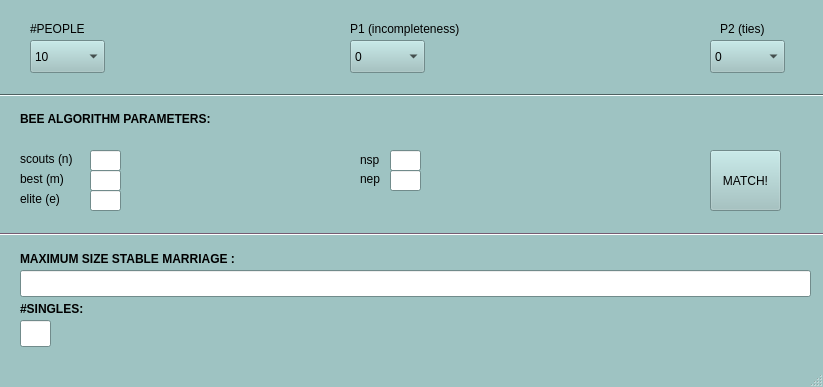
<?xml version="1.0" encoding="UTF-8"?>
<ui version="4.0">
 <class>MainWindow</class>
 <widget class="QMainWindow" name="MainWindow">
  <property name="geometry">
   <rect>
    <x>0</x>
    <y>0</y>
    <width>823</width>
    <height>387</height>
   </rect>
  </property>
  <property name="palette">
   <palette>
    <active>
     <colorrole role="WindowText">
      <brush brushstyle="SolidPattern">
       <color alpha="255">
        <red>0</red>
        <green>0</green>
        <blue>0</blue>
       </color>
      </brush>
     </colorrole>
     <colorrole role="Button">
      <brush brushstyle="SolidPattern">
       <color alpha="255">
        <red>158</red>
        <green>195</green>
        <blue>194</blue>
       </color>
      </brush>
     </colorrole>
     <colorrole role="Light">
      <brush brushstyle="SolidPattern">
       <color alpha="255">
        <red>245</red>
        <green>255</green>
        <blue>255</blue>
       </color>
      </brush>
     </colorrole>
     <colorrole role="Midlight">
      <brush brushstyle="SolidPattern">
       <color alpha="255">
        <red>201</red>
        <green>225</green>
        <blue>224</blue>
       </color>
      </brush>
     </colorrole>
     <colorrole role="Dark">
      <brush brushstyle="SolidPattern">
       <color alpha="255">
        <red>79</red>
        <green>97</green>
        <blue>97</blue>
       </color>
      </brush>
     </colorrole>
     <colorrole role="Mid">
      <brush brushstyle="SolidPattern">
       <color alpha="255">
        <red>105</red>
        <green>130</green>
        <blue>129</blue>
       </color>
      </brush>
     </colorrole>
     <colorrole role="Text">
      <brush brushstyle="SolidPattern">
       <color alpha="255">
        <red>0</red>
        <green>0</green>
        <blue>0</blue>
       </color>
      </brush>
     </colorrole>
     <colorrole role="BrightText">
      <brush brushstyle="SolidPattern">
       <color alpha="255">
        <red>255</red>
        <green>255</green>
        <blue>255</blue>
       </color>
      </brush>
     </colorrole>
     <colorrole role="ButtonText">
      <brush brushstyle="SolidPattern">
       <color alpha="255">
        <red>0</red>
        <green>0</green>
        <blue>0</blue>
       </color>
      </brush>
     </colorrole>
     <colorrole role="Base">
      <brush brushstyle="SolidPattern">
       <color alpha="255">
        <red>255</red>
        <green>255</green>
        <blue>255</blue>
       </color>
      </brush>
     </colorrole>
     <colorrole role="Window">
      <brush brushstyle="SolidPattern">
       <color alpha="255">
        <red>158</red>
        <green>195</green>
        <blue>194</blue>
       </color>
      </brush>
     </colorrole>
     <colorrole role="Shadow">
      <brush brushstyle="SolidPattern">
       <color alpha="255">
        <red>0</red>
        <green>0</green>
        <blue>0</blue>
       </color>
      </brush>
     </colorrole>
     <colorrole role="AlternateBase">
      <brush brushstyle="SolidPattern">
       <color alpha="255">
        <red>206</red>
        <green>225</green>
        <blue>224</blue>
       </color>
      </brush>
     </colorrole>
     <colorrole role="ToolTipBase">
      <brush brushstyle="SolidPattern">
       <color alpha="255">
        <red>255</red>
        <green>255</green>
        <blue>220</blue>
       </color>
      </brush>
     </colorrole>
     <colorrole role="ToolTipText">
      <brush brushstyle="SolidPattern">
       <color alpha="255">
        <red>0</red>
        <green>0</green>
        <blue>0</blue>
       </color>
      </brush>
     </colorrole>
    </active>
    <inactive>
     <colorrole role="WindowText">
      <brush brushstyle="SolidPattern">
       <color alpha="255">
        <red>0</red>
        <green>0</green>
        <blue>0</blue>
       </color>
      </brush>
     </colorrole>
     <colorrole role="Button">
      <brush brushstyle="SolidPattern">
       <color alpha="255">
        <red>158</red>
        <green>195</green>
        <blue>194</blue>
       </color>
      </brush>
     </colorrole>
     <colorrole role="Light">
      <brush brushstyle="SolidPattern">
       <color alpha="255">
        <red>245</red>
        <green>255</green>
        <blue>255</blue>
       </color>
      </brush>
     </colorrole>
     <colorrole role="Midlight">
      <brush brushstyle="SolidPattern">
       <color alpha="255">
        <red>201</red>
        <green>225</green>
        <blue>224</blue>
       </color>
      </brush>
     </colorrole>
     <colorrole role="Dark">
      <brush brushstyle="SolidPattern">
       <color alpha="255">
        <red>79</red>
        <green>97</green>
        <blue>97</blue>
       </color>
      </brush>
     </colorrole>
     <colorrole role="Mid">
      <brush brushstyle="SolidPattern">
       <color alpha="255">
        <red>105</red>
        <green>130</green>
        <blue>129</blue>
       </color>
      </brush>
     </colorrole>
     <colorrole role="Text">
      <brush brushstyle="SolidPattern">
       <color alpha="255">
        <red>0</red>
        <green>0</green>
        <blue>0</blue>
       </color>
      </brush>
     </colorrole>
     <colorrole role="BrightText">
      <brush brushstyle="SolidPattern">
       <color alpha="255">
        <red>255</red>
        <green>255</green>
        <blue>255</blue>
       </color>
      </brush>
     </colorrole>
     <colorrole role="ButtonText">
      <brush brushstyle="SolidPattern">
       <color alpha="255">
        <red>0</red>
        <green>0</green>
        <blue>0</blue>
       </color>
      </brush>
     </colorrole>
     <colorrole role="Base">
      <brush brushstyle="SolidPattern">
       <color alpha="255">
        <red>255</red>
        <green>255</green>
        <blue>255</blue>
       </color>
      </brush>
     </colorrole>
     <colorrole role="Window">
      <brush brushstyle="SolidPattern">
       <color alpha="255">
        <red>158</red>
        <green>195</green>
        <blue>194</blue>
       </color>
      </brush>
     </colorrole>
     <colorrole role="Shadow">
      <brush brushstyle="SolidPattern">
       <color alpha="255">
        <red>0</red>
        <green>0</green>
        <blue>0</blue>
       </color>
      </brush>
     </colorrole>
     <colorrole role="AlternateBase">
      <brush brushstyle="SolidPattern">
       <color alpha="255">
        <red>206</red>
        <green>225</green>
        <blue>224</blue>
       </color>
      </brush>
     </colorrole>
     <colorrole role="ToolTipBase">
      <brush brushstyle="SolidPattern">
       <color alpha="255">
        <red>255</red>
        <green>255</green>
        <blue>220</blue>
       </color>
      </brush>
     </colorrole>
     <colorrole role="ToolTipText">
      <brush brushstyle="SolidPattern">
       <color alpha="255">
        <red>0</red>
        <green>0</green>
        <blue>0</blue>
       </color>
      </brush>
     </colorrole>
    </inactive>
    <disabled>
     <colorrole role="WindowText">
      <brush brushstyle="SolidPattern">
       <color alpha="255">
        <red>79</red>
        <green>97</green>
        <blue>97</blue>
       </color>
      </brush>
     </colorrole>
     <colorrole role="Button">
      <brush brushstyle="SolidPattern">
       <color alpha="255">
        <red>158</red>
        <green>195</green>
        <blue>194</blue>
       </color>
      </brush>
     </colorrole>
     <colorrole role="Light">
      <brush brushstyle="SolidPattern">
       <color alpha="255">
        <red>245</red>
        <green>255</green>
        <blue>255</blue>
       </color>
      </brush>
     </colorrole>
     <colorrole role="Midlight">
      <brush brushstyle="SolidPattern">
       <color alpha="255">
        <red>201</red>
        <green>225</green>
        <blue>224</blue>
       </color>
      </brush>
     </colorrole>
     <colorrole role="Dark">
      <brush brushstyle="SolidPattern">
       <color alpha="255">
        <red>79</red>
        <green>97</green>
        <blue>97</blue>
       </color>
      </brush>
     </colorrole>
     <colorrole role="Mid">
      <brush brushstyle="SolidPattern">
       <color alpha="255">
        <red>105</red>
        <green>130</green>
        <blue>129</blue>
       </color>
      </brush>
     </colorrole>
     <colorrole role="Text">
      <brush brushstyle="SolidPattern">
       <color alpha="255">
        <red>79</red>
        <green>97</green>
        <blue>97</blue>
       </color>
      </brush>
     </colorrole>
     <colorrole role="BrightText">
      <brush brushstyle="SolidPattern">
       <color alpha="255">
        <red>255</red>
        <green>255</green>
        <blue>255</blue>
       </color>
      </brush>
     </colorrole>
     <colorrole role="ButtonText">
      <brush brushstyle="SolidPattern">
       <color alpha="255">
        <red>79</red>
        <green>97</green>
        <blue>97</blue>
       </color>
      </brush>
     </colorrole>
     <colorrole role="Base">
      <brush brushstyle="SolidPattern">
       <color alpha="255">
        <red>158</red>
        <green>195</green>
        <blue>194</blue>
       </color>
      </brush>
     </colorrole>
     <colorrole role="Window">
      <brush brushstyle="SolidPattern">
       <color alpha="255">
        <red>158</red>
        <green>195</green>
        <blue>194</blue>
       </color>
      </brush>
     </colorrole>
     <colorrole role="Shadow">
      <brush brushstyle="SolidPattern">
       <color alpha="255">
        <red>0</red>
        <green>0</green>
        <blue>0</blue>
       </color>
      </brush>
     </colorrole>
     <colorrole role="AlternateBase">
      <brush brushstyle="SolidPattern">
       <color alpha="255">
        <red>158</red>
        <green>195</green>
        <blue>194</blue>
       </color>
      </brush>
     </colorrole>
     <colorrole role="ToolTipBase">
      <brush brushstyle="SolidPattern">
       <color alpha="255">
        <red>255</red>
        <green>255</green>
        <blue>220</blue>
       </color>
      </brush>
     </colorrole>
     <colorrole role="ToolTipText">
      <brush brushstyle="SolidPattern">
       <color alpha="255">
        <red>0</red>
        <green>0</green>
        <blue>0</blue>
       </color>
      </brush>
     </colorrole>
    </disabled>
   </palette>
  </property>
  <property name="windowTitle">
   <string>MainWindow</string>
  </property>
  <property name="autoFillBackground">
   <bool>true</bool>
  </property>
  <widget class="QWidget" name="centralWidget">
   <widget class="QComboBox" name="comboBox">
    <property name="geometry">
     <rect>
      <x>30</x>
      <y>40</y>
      <width>75</width>
      <height>33</height>
     </rect>
    </property>
    <property name="editable">
     <bool>false</bool>
    </property>
    <item>
     <property name="text">
      <string>10</string>
     </property>
    </item>
    <item>
     <property name="text">
      <string>20</string>
     </property>
    </item>
    <item>
     <property name="text">
      <string>30</string>
     </property>
    </item>
    <item>
     <property name="text">
      <string>50</string>
     </property>
    </item>
   </widget>
   <widget class="QLabel" name="label">
    <property name="geometry">
     <rect>
      <x>30</x>
      <y>20</y>
      <width>54</width>
      <height>17</height>
     </rect>
    </property>
    <property name="text">
     <string>#PEOPLE</string>
    </property>
   </widget>
   <widget class="QLabel" name="label_2">
    <property name="geometry">
     <rect>
      <x>350</x>
      <y>20</y>
      <width>121</width>
      <height>17</height>
     </rect>
    </property>
    <property name="text">
     <string>P1 (incompleteness)</string>
    </property>
   </widget>
   <widget class="QLabel" name="label_3">
    <property name="geometry">
     <rect>
      <x>720</x>
      <y>20</y>
      <width>54</width>
      <height>17</height>
     </rect>
    </property>
    <property name="text">
     <string>P2 (ties)</string>
    </property>
   </widget>
   <widget class="QComboBox" name="comboBox_2">
    <property name="geometry">
     <rect>
      <x>350</x>
      <y>40</y>
      <width>75</width>
      <height>33</height>
     </rect>
    </property>
    <item>
     <property name="text">
      <string>0</string>
     </property>
    </item>
    <item>
     <property name="text">
      <string>0.1</string>
     </property>
    </item>
    <item>
     <property name="text">
      <string>0.2</string>
     </property>
    </item>
    <item>
     <property name="text">
      <string>0.3</string>
     </property>
    </item>
    <item>
     <property name="text">
      <string>0.4</string>
     </property>
    </item>
    <item>
     <property name="text">
      <string>0.5</string>
     </property>
    </item>
    <item>
     <property name="text">
      <string>0.6</string>
     </property>
    </item>
    <item>
     <property name="text">
      <string>0.7</string>
     </property>
    </item>
    <item>
     <property name="text">
      <string>0.8</string>
     </property>
    </item>
    <item>
     <property name="text">
      <string>0.9</string>
     </property>
    </item>
    <item>
     <property name="text">
      <string>1</string>
     </property>
    </item>
   </widget>
   <widget class="Line" name="line">
    <property name="geometry">
     <rect>
      <x>-10</x>
      <y>70</y>
      <width>871</width>
      <height>51</height>
     </rect>
    </property>
    <property name="autoFillBackground">
     <bool>false</bool>
    </property>
    <property name="orientation">
     <enum>Qt::Horizontal</enum>
    </property>
   </widget>
   <widget class="QLabel" name="label_4">
    <property name="geometry">
     <rect>
      <x>20</x>
      <y>110</y>
      <width>191</width>
      <height>17</height>
     </rect>
    </property>
    <property name="font">
     <font>
      <weight>75</weight>
      <bold>true</bold>
     </font>
    </property>
    <property name="text">
     <string>BEE ALGORITHM PARAMETERS:</string>
    </property>
   </widget>
   <widget class="QLabel" name="label_5">
    <property name="geometry">
     <rect>
      <x>20</x>
      <y>150</y>
      <width>61</width>
      <height>17</height>
     </rect>
    </property>
    <property name="text">
     <string>scouts (n)</string>
    </property>
   </widget>
   <widget class="QLabel" name="label_6">
    <property name="geometry">
     <rect>
      <x>20</x>
      <y>170</y>
      <width>54</width>
      <height>17</height>
     </rect>
    </property>
    <property name="text">
     <string>best (m)</string>
    </property>
   </widget>
   <widget class="QLabel" name="label_7">
    <property name="geometry">
     <rect>
      <x>20</x>
      <y>190</y>
      <width>54</width>
      <height>17</height>
     </rect>
    </property>
    <property name="text">
     <string>elite (e)</string>
    </property>
   </widget>
   <widget class="QLabel" name="label_8">
    <property name="geometry">
     <rect>
      <x>360</x>
      <y>150</y>
      <width>21</width>
      <height>20</height>
     </rect>
    </property>
    <property name="text">
     <string>nsp</string>
    </property>
   </widget>
   <widget class="QLabel" name="label_9">
    <property name="geometry">
     <rect>
      <x>360</x>
      <y>170</y>
      <width>31</width>
      <height>17</height>
     </rect>
    </property>
    <property name="text">
     <string>nep</string>
    </property>
   </widget>
   <widget class="QLineEdit" name="lineEdit">
    <property name="geometry">
     <rect>
      <x>90</x>
      <y>150</y>
      <width>31</width>
      <height>21</height>
     </rect>
    </property>
   </widget>
   <widget class="QLineEdit" name="lineEdit_2">
    <property name="geometry">
     <rect>
      <x>90</x>
      <y>170</y>
      <width>31</width>
      <height>21</height>
     </rect>
    </property>
   </widget>
   <widget class="QLineEdit" name="lineEdit_3">
    <property name="geometry">
     <rect>
      <x>90</x>
      <y>190</y>
      <width>31</width>
      <height>21</height>
     </rect>
    </property>
   </widget>
   <widget class="QLineEdit" name="lineEdit_4">
    <property name="geometry">
     <rect>
      <x>390</x>
      <y>150</y>
      <width>31</width>
      <height>21</height>
     </rect>
    </property>
   </widget>
   <widget class="QLineEdit" name="lineEdit_5">
    <property name="geometry">
     <rect>
      <x>390</x>
      <y>170</y>
      <width>31</width>
      <height>21</height>
     </rect>
    </property>
   </widget>
   <widget class="Line" name="line_2">
    <property name="geometry">
     <rect>
      <x>-13</x>
      <y>209</y>
      <width>861</width>
      <height>51</height>
     </rect>
    </property>
    <property name="palette">
     <palette>
      <active>
       <colorrole role="WindowText">
        <brush brushstyle="SolidPattern">
         <color alpha="255">
          <red>0</red>
          <green>0</green>
          <blue>0</blue>
         </color>
        </brush>
       </colorrole>
       <colorrole role="Button">
        <brush brushstyle="SolidPattern">
         <color alpha="255">
          <red>235</red>
          <green>184</green>
          <blue>226</blue>
         </color>
        </brush>
       </colorrole>
       <colorrole role="Light">
        <brush brushstyle="SolidPattern">
         <color alpha="255">
          <red>255</red>
          <green>255</green>
          <blue>255</blue>
         </color>
        </brush>
       </colorrole>
       <colorrole role="Midlight">
        <brush brushstyle="SolidPattern">
         <color alpha="255">
          <red>245</red>
          <green>219</green>
          <blue>240</blue>
         </color>
        </brush>
       </colorrole>
       <colorrole role="Dark">
        <brush brushstyle="SolidPattern">
         <color alpha="255">
          <red>117</red>
          <green>92</green>
          <blue>113</blue>
         </color>
        </brush>
       </colorrole>
       <colorrole role="Mid">
        <brush brushstyle="SolidPattern">
         <color alpha="255">
          <red>157</red>
          <green>123</green>
          <blue>151</blue>
         </color>
        </brush>
       </colorrole>
       <colorrole role="Text">
        <brush brushstyle="SolidPattern">
         <color alpha="255">
          <red>0</red>
          <green>0</green>
          <blue>0</blue>
         </color>
        </brush>
       </colorrole>
       <colorrole role="BrightText">
        <brush brushstyle="SolidPattern">
         <color alpha="255">
          <red>255</red>
          <green>255</green>
          <blue>255</blue>
         </color>
        </brush>
       </colorrole>
       <colorrole role="ButtonText">
        <brush brushstyle="SolidPattern">
         <color alpha="255">
          <red>0</red>
          <green>0</green>
          <blue>0</blue>
         </color>
        </brush>
       </colorrole>
       <colorrole role="Base">
        <brush brushstyle="SolidPattern">
         <color alpha="255">
          <red>255</red>
          <green>255</green>
          <blue>255</blue>
         </color>
        </brush>
       </colorrole>
       <colorrole role="Window">
        <brush brushstyle="SolidPattern">
         <color alpha="255">
          <red>235</red>
          <green>184</green>
          <blue>226</blue>
         </color>
        </brush>
       </colorrole>
       <colorrole role="Shadow">
        <brush brushstyle="SolidPattern">
         <color alpha="255">
          <red>0</red>
          <green>0</green>
          <blue>0</blue>
         </color>
        </brush>
       </colorrole>
       <colorrole role="AlternateBase">
        <brush brushstyle="SolidPattern">
         <color alpha="255">
          <red>245</red>
          <green>219</green>
          <blue>240</blue>
         </color>
        </brush>
       </colorrole>
       <colorrole role="ToolTipBase">
        <brush brushstyle="SolidPattern">
         <color alpha="255">
          <red>255</red>
          <green>255</green>
          <blue>220</blue>
         </color>
        </brush>
       </colorrole>
       <colorrole role="ToolTipText">
        <brush brushstyle="SolidPattern">
         <color alpha="255">
          <red>0</red>
          <green>0</green>
          <blue>0</blue>
         </color>
        </brush>
       </colorrole>
      </active>
      <inactive>
       <colorrole role="WindowText">
        <brush brushstyle="SolidPattern">
         <color alpha="255">
          <red>0</red>
          <green>0</green>
          <blue>0</blue>
         </color>
        </brush>
       </colorrole>
       <colorrole role="Button">
        <brush brushstyle="SolidPattern">
         <color alpha="255">
          <red>235</red>
          <green>184</green>
          <blue>226</blue>
         </color>
        </brush>
       </colorrole>
       <colorrole role="Light">
        <brush brushstyle="SolidPattern">
         <color alpha="255">
          <red>255</red>
          <green>255</green>
          <blue>255</blue>
         </color>
        </brush>
       </colorrole>
       <colorrole role="Midlight">
        <brush brushstyle="SolidPattern">
         <color alpha="255">
          <red>245</red>
          <green>219</green>
          <blue>240</blue>
         </color>
        </brush>
       </colorrole>
       <colorrole role="Dark">
        <brush brushstyle="SolidPattern">
         <color alpha="255">
          <red>117</red>
          <green>92</green>
          <blue>113</blue>
         </color>
        </brush>
       </colorrole>
       <colorrole role="Mid">
        <brush brushstyle="SolidPattern">
         <color alpha="255">
          <red>157</red>
          <green>123</green>
          <blue>151</blue>
         </color>
        </brush>
       </colorrole>
       <colorrole role="Text">
        <brush brushstyle="SolidPattern">
         <color alpha="255">
          <red>0</red>
          <green>0</green>
          <blue>0</blue>
         </color>
        </brush>
       </colorrole>
       <colorrole role="BrightText">
        <brush brushstyle="SolidPattern">
         <color alpha="255">
          <red>255</red>
          <green>255</green>
          <blue>255</blue>
         </color>
        </brush>
       </colorrole>
       <colorrole role="ButtonText">
        <brush brushstyle="SolidPattern">
         <color alpha="255">
          <red>0</red>
          <green>0</green>
          <blue>0</blue>
         </color>
        </brush>
       </colorrole>
       <colorrole role="Base">
        <brush brushstyle="SolidPattern">
         <color alpha="255">
          <red>255</red>
          <green>255</green>
          <blue>255</blue>
         </color>
        </brush>
       </colorrole>
       <colorrole role="Window">
        <brush brushstyle="SolidPattern">
         <color alpha="255">
          <red>235</red>
          <green>184</green>
          <blue>226</blue>
         </color>
        </brush>
       </colorrole>
       <colorrole role="Shadow">
        <brush brushstyle="SolidPattern">
         <color alpha="255">
          <red>0</red>
          <green>0</green>
          <blue>0</blue>
         </color>
        </brush>
       </colorrole>
       <colorrole role="AlternateBase">
        <brush brushstyle="SolidPattern">
         <color alpha="255">
          <red>245</red>
          <green>219</green>
          <blue>240</blue>
         </color>
        </brush>
       </colorrole>
       <colorrole role="ToolTipBase">
        <brush brushstyle="SolidPattern">
         <color alpha="255">
          <red>255</red>
          <green>255</green>
          <blue>220</blue>
         </color>
        </brush>
       </colorrole>
       <colorrole role="ToolTipText">
        <brush brushstyle="SolidPattern">
         <color alpha="255">
          <red>0</red>
          <green>0</green>
          <blue>0</blue>
         </color>
        </brush>
       </colorrole>
      </inactive>
      <disabled>
       <colorrole role="WindowText">
        <brush brushstyle="SolidPattern">
         <color alpha="255">
          <red>117</red>
          <green>92</green>
          <blue>113</blue>
         </color>
        </brush>
       </colorrole>
       <colorrole role="Button">
        <brush brushstyle="SolidPattern">
         <color alpha="255">
          <red>235</red>
          <green>184</green>
          <blue>226</blue>
         </color>
        </brush>
       </colorrole>
       <colorrole role="Light">
        <brush brushstyle="SolidPattern">
         <color alpha="255">
          <red>255</red>
          <green>255</green>
          <blue>255</blue>
         </color>
        </brush>
       </colorrole>
       <colorrole role="Midlight">
        <brush brushstyle="SolidPattern">
         <color alpha="255">
          <red>245</red>
          <green>219</green>
          <blue>240</blue>
         </color>
        </brush>
       </colorrole>
       <colorrole role="Dark">
        <brush brushstyle="SolidPattern">
         <color alpha="255">
          <red>117</red>
          <green>92</green>
          <blue>113</blue>
         </color>
        </brush>
       </colorrole>
       <colorrole role="Mid">
        <brush brushstyle="SolidPattern">
         <color alpha="255">
          <red>157</red>
          <green>123</green>
          <blue>151</blue>
         </color>
        </brush>
       </colorrole>
       <colorrole role="Text">
        <brush brushstyle="SolidPattern">
         <color alpha="255">
          <red>117</red>
          <green>92</green>
          <blue>113</blue>
         </color>
        </brush>
       </colorrole>
       <colorrole role="BrightText">
        <brush brushstyle="SolidPattern">
         <color alpha="255">
          <red>255</red>
          <green>255</green>
          <blue>255</blue>
         </color>
        </brush>
       </colorrole>
       <colorrole role="ButtonText">
        <brush brushstyle="SolidPattern">
         <color alpha="255">
          <red>117</red>
          <green>92</green>
          <blue>113</blue>
         </color>
        </brush>
       </colorrole>
       <colorrole role="Base">
        <brush brushstyle="SolidPattern">
         <color alpha="255">
          <red>235</red>
          <green>184</green>
          <blue>226</blue>
         </color>
        </brush>
       </colorrole>
       <colorrole role="Window">
        <brush brushstyle="SolidPattern">
         <color alpha="255">
          <red>235</red>
          <green>184</green>
          <blue>226</blue>
         </color>
        </brush>
       </colorrole>
       <colorrole role="Shadow">
        <brush brushstyle="SolidPattern">
         <color alpha="255">
          <red>0</red>
          <green>0</green>
          <blue>0</blue>
         </color>
        </brush>
       </colorrole>
       <colorrole role="AlternateBase">
        <brush brushstyle="SolidPattern">
         <color alpha="255">
          <red>235</red>
          <green>184</green>
          <blue>226</blue>
         </color>
        </brush>
       </colorrole>
       <colorrole role="ToolTipBase">
        <brush brushstyle="SolidPattern">
         <color alpha="255">
          <red>255</red>
          <green>255</green>
          <blue>220</blue>
         </color>
        </brush>
       </colorrole>
       <colorrole role="ToolTipText">
        <brush brushstyle="SolidPattern">
         <color alpha="255">
          <red>0</red>
          <green>0</green>
          <blue>0</blue>
         </color>
        </brush>
       </colorrole>
      </disabled>
     </palette>
    </property>
    <property name="orientation">
     <enum>Qt::Horizontal</enum>
    </property>
   </widget>
   <widget class="QLabel" name="label_10">
    <property name="geometry">
     <rect>
      <x>20</x>
      <y>250</y>
      <width>221</width>
      <height>17</height>
     </rect>
    </property>
    <property name="font">
     <font>
      <weight>75</weight>
      <bold>true</bold>
     </font>
    </property>
    <property name="text">
     <string>MAXIMUM SIZE STABLE MARRIAGE :</string>
    </property>
   </widget>
   <widget class="QLineEdit" name="lineEdit_6">
    <property name="geometry">
     <rect>
      <x>20</x>
      <y>270</y>
      <width>791</width>
      <height>27</height>
     </rect>
    </property>
    <property name="text">
     <string/>
    </property>
   </widget>
   <widget class="QPushButton" name="pushButton">
    <property name="geometry">
     <rect>
      <x>710</x>
      <y>150</y>
      <width>71</width>
      <height>61</height>
     </rect>
    </property>
    <property name="text">
     <string>MATCH!</string>
    </property>
   </widget>
   <widget class="QLabel" name="label_11">
    <property name="geometry">
     <rect>
      <x>20</x>
      <y>300</y>
      <width>71</width>
      <height>17</height>
     </rect>
    </property>
    <property name="font">
     <font>
      <weight>75</weight>
      <bold>true</bold>
     </font>
    </property>
    <property name="text">
     <string>#SINGLES:</string>
    </property>
   </widget>
   <widget class="QLineEdit" name="lineEdit_7">
    <property name="geometry">
     <rect>
      <x>20</x>
      <y>320</y>
      <width>31</width>
      <height>27</height>
     </rect>
    </property>
   </widget>
   <widget class="QComboBox" name="comboBox_3">
    <property name="geometry">
     <rect>
      <x>710</x>
      <y>40</y>
      <width>75</width>
      <height>33</height>
     </rect>
    </property>
    <item>
     <property name="text">
      <string>0</string>
     </property>
    </item>
    <item>
     <property name="text">
      <string>0.1</string>
     </property>
    </item>
    <item>
     <property name="text">
      <string>0.2</string>
     </property>
    </item>
    <item>
     <property name="text">
      <string>0.3</string>
     </property>
    </item>
    <item>
     <property name="text">
      <string>0.4</string>
     </property>
    </item>
    <item>
     <property name="text">
      <string>0.5</string>
     </property>
    </item>
    <item>
     <property name="text">
      <string>0.6</string>
     </property>
    </item>
    <item>
     <property name="text">
      <string>0.7</string>
     </property>
    </item>
    <item>
     <property name="text">
      <string>0.8</string>
     </property>
    </item>
    <item>
     <property name="text">
      <string>0.9</string>
     </property>
    </item>
    <item>
     <property name="text">
      <string>1</string>
     </property>
    </item>
   </widget>
  </widget>
  <widget class="QStatusBar" name="statusBar"/>
 </widget>
 <layoutdefault spacing="6" margin="11"/>
 <resources/>
 <connections/>
</ui>
